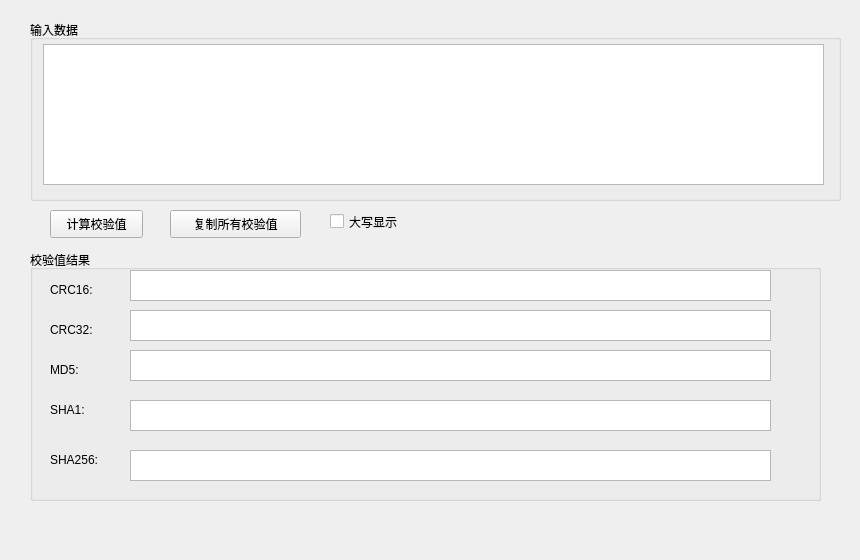
<?xml version="1.0" encoding="UTF-8"?>
<ui version="4.0">
 <class>FormchildDataValidation</class>
 <widget class="QWidget" name="FormchildDataValidation">
  <property name="geometry">
   <rect>
    <x>0</x>
    <y>0</y>
    <width>860</width>
    <height>560</height>
   </rect>
  </property>
  <property name="windowTitle">
   <string>Form</string>
  </property>
  <widget class="QTextEdit" name="textEdit_Enter">
   <property name="geometry">
    <rect>
     <x>43</x>
     <y>44</y>
     <width>781</width>
     <height>141</height>
    </rect>
   </property>
  </widget>
  <widget class="QPushButton" name="pushButton_Calculate">
   <property name="geometry">
    <rect>
     <x>50</x>
     <y>210</y>
     <width>93</width>
     <height>28</height>
    </rect>
   </property>
   <property name="text">
    <string>计算校验值</string>
   </property>
  </widget>
  <widget class="QPushButton" name="pushButton_ValidationCopy">
   <property name="geometry">
    <rect>
     <x>170</x>
     <y>210</y>
     <width>131</width>
     <height>28</height>
    </rect>
   </property>
   <property name="text">
    <string>复制所有校验值</string>
   </property>
  </widget>
  <widget class="QCheckBox" name="checkBox_Unpper">
   <property name="geometry">
    <rect>
     <x>330</x>
     <y>210</y>
     <width>98</width>
     <height>23</height>
    </rect>
   </property>
   <property name="text">
    <string>大写显示</string>
   </property>
  </widget>
  <widget class="QGroupBox" name="groupBox">
   <property name="geometry">
    <rect>
     <x>30</x>
     <y>250</y>
     <width>791</width>
     <height>251</height>
    </rect>
   </property>
   <property name="title">
    <string>校验值结果</string>
   </property>
   <widget class="QPlainTextEdit" name="plainTextEdit_CRC16">
    <property name="geometry">
     <rect>
      <x>100</x>
      <y>20</y>
      <width>641</width>
      <height>31</height>
     </rect>
    </property>
   </widget>
   <widget class="QPlainTextEdit" name="plainTextEdit_CRC32">
    <property name="geometry">
     <rect>
      <x>100</x>
      <y>60</y>
      <width>641</width>
      <height>31</height>
     </rect>
    </property>
   </widget>
   <widget class="QPlainTextEdit" name="plainTextEdit_MD5">
    <property name="geometry">
     <rect>
      <x>100</x>
      <y>100</y>
      <width>641</width>
      <height>31</height>
     </rect>
    </property>
   </widget>
   <widget class="QPlainTextEdit" name="plainTextEdit_SHA1">
    <property name="geometry">
     <rect>
      <x>100</x>
      <y>150</y>
      <width>641</width>
      <height>31</height>
     </rect>
    </property>
   </widget>
   <widget class="QPlainTextEdit" name="plainTextEdit_SHA256">
    <property name="geometry">
     <rect>
      <x>100</x>
      <y>200</y>
      <width>641</width>
      <height>31</height>
     </rect>
    </property>
   </widget>
   <widget class="QLabel" name="label">
    <property name="geometry">
     <rect>
      <x>20</x>
      <y>30</y>
      <width>69</width>
      <height>19</height>
     </rect>
    </property>
    <property name="text">
     <string>CRC16:</string>
    </property>
   </widget>
   <widget class="QLabel" name="label_3">
    <property name="geometry">
     <rect>
      <x>20</x>
      <y>70</y>
      <width>69</width>
      <height>19</height>
     </rect>
    </property>
    <property name="text">
     <string>CRC32:</string>
    </property>
   </widget>
   <widget class="QLabel" name="label_4">
    <property name="geometry">
     <rect>
      <x>20</x>
      <y>110</y>
      <width>69</width>
      <height>19</height>
     </rect>
    </property>
    <property name="text">
     <string>MD5:</string>
    </property>
   </widget>
   <widget class="QLabel" name="label_5">
    <property name="geometry">
     <rect>
      <x>20</x>
      <y>150</y>
      <width>69</width>
      <height>19</height>
     </rect>
    </property>
    <property name="text">
     <string>SHA1:</string>
    </property>
   </widget>
   <widget class="QLabel" name="label_6">
    <property name="geometry">
     <rect>
      <x>20</x>
      <y>200</y>
      <width>69</width>
      <height>19</height>
     </rect>
    </property>
    <property name="text">
     <string>SHA256:</string>
    </property>
   </widget>
  </widget>
  <widget class="QGroupBox" name="groupBox_2">
   <property name="geometry">
    <rect>
     <x>30</x>
     <y>20</y>
     <width>811</width>
     <height>181</height>
    </rect>
   </property>
   <property name="title">
    <string>输入数据</string>
   </property>
  </widget>
  <zorder>groupBox_2</zorder>
  <zorder>textEdit_Enter</zorder>
  <zorder>pushButton_Calculate</zorder>
  <zorder>pushButton_ValidationCopy</zorder>
  <zorder>checkBox_Unpper</zorder>
  <zorder>groupBox</zorder>
 </widget>
 <resources/>
 <connections/>
</ui>
